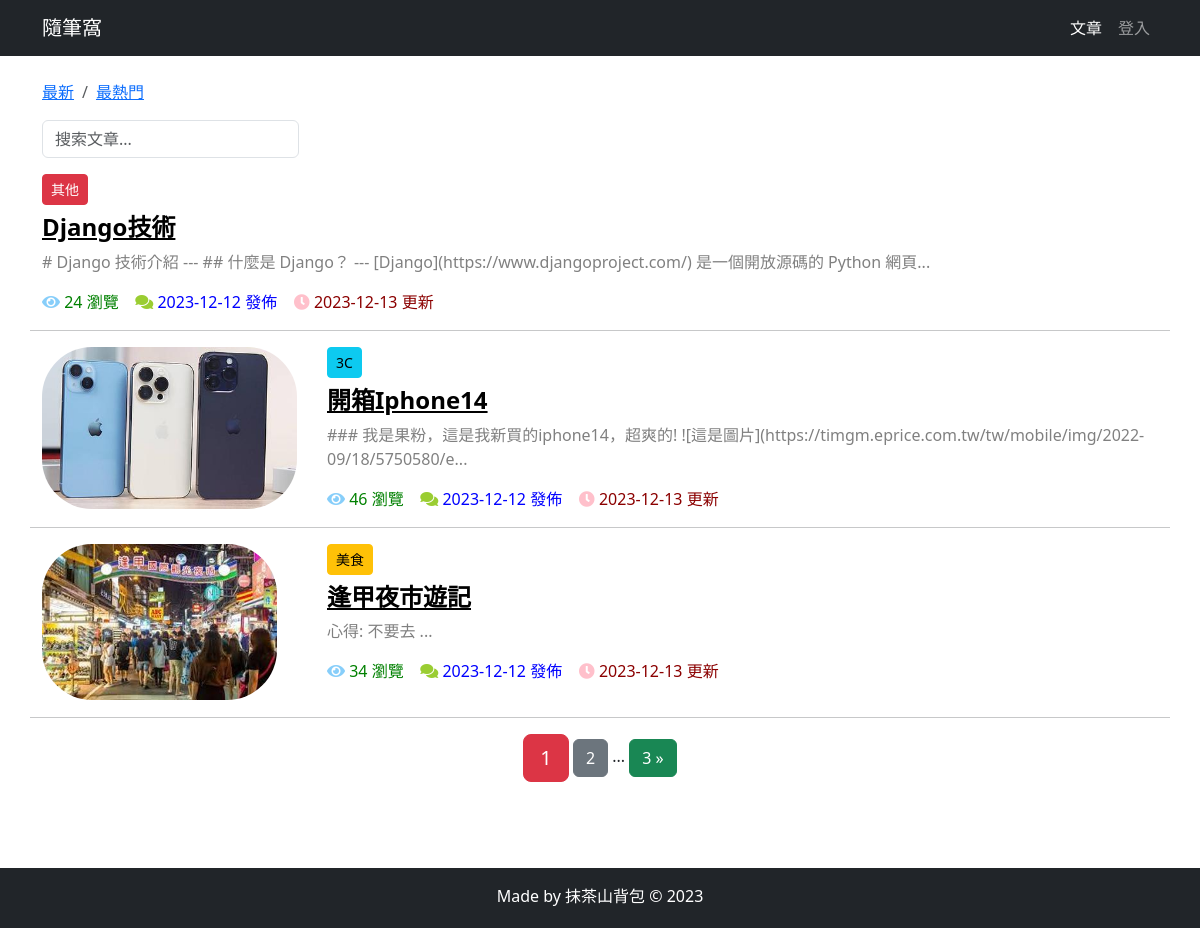
The page / on the database its author committed.
### article/models.py (models this page shows, shortened)
class ArticlePost(models.Model):
    author = models.ForeignKey(User, on_delete=models.CASCADE)
    title = models.CharField(max_length=100)
    body = models.TextField()
    created = models.DateTimeField(default=timezone.now)
    updated = models.DateTimeField(auto_now=True)
    column = models.ForeignKey(
        ArticleColumn,
        null=True,
        blank=True,
        on_delete=models.CASCADE,
        related_name='article'
    )
    avatar = models.ImageField(upload_to='article/%Y%m%d/', blank=True)
    total_views = models.PositiveIntegerField(default=0)
    class Meta:
        ordering = ('-created',)

class ArticleColumn(models.Model):
    title = models.CharField(max_length=100, blank=True)
    created = models.DateTimeField(default=timezone.now)
    def __str__(self):
        return self.title

### article/views.py (the view)
# urls.py: path('', article_list, name='home'),
def article_list(request):
    search = request.GET.get('search')
    order = request.GET.get('order')
    column = request.GET.get('column')
    article_list = ArticlePost.objects.all()
    if search:
        article_list = article_list.filter(
            Q(title__icontains=search) |
            Q(body__icontains=search)
        )
    else:
        search = ''
    if column is not None and column.isdigit():
        article_list = article_list.filter(column=column)
    if order == 'total_views':
        article_list = article_list.order_by('-total_views')
    paginator = Paginator(article_list, 3)
    page = request.GET.get('page')
    articles = paginator.get_page(page)
    context = {'articles': articles, 'order': order, 'search': search, 'column': column,
               }
    return render(request, 'article/list.html', context)

### templates/article/list.html (shortened to what this page needs)
{% extends "base.html" %}
{% load static %}
{% block content %}
<div class="container" >
    <br>
    <nav aria-label="breadcrumb">
        <ol class="breadcrumb">
            <li class="breadcrumb-item">
                <a href="{% url 'article:article_list' %}?search={{ search }}&column={{ column }}">
                    最新
                </a>
            </li>
            <li class="breadcrumb-item">
                <a href="{% url 'article:article_list' %}?order=total_views&search={{ search }}&column={{ column }}">
                    最熱門
                </a>
            </li>
        </ol>
    </nav>
    <div class="row">
        <div class="col-auto mr-auto">
            <form class="form-inline" >
                <input type="text"
                    class="form-control mb-2 mr-sm-2"
                    name="search"
                    placeholder="搜索文章..."
                    required
                >
            </form>
        </div>
    </div>
    <div class="row mt-2">
        {% for article in articles %}
            {% if article.avatar %}
            <div class="col-3">
                <img src="{{ article.avatar.url }}"
                    alt="avatar"
                    style="max-width:100%;max-height:90%;border-radius: 50px"
                >
            </div>
            {% endif %}
            <div class="col">
                {% if article.column %}
                <a  role="button"
                    href="{% url 'article:article_list' %}?column={{ article.column.id }}"
                    class="btn btn-sm mb-2
                            {% if article.column.title == '技術' %}
                                btn-primary
                            {% elif article.column.title == '旅遊' %}
                                btn-success
                            {% elif article.column.title == '其他' %}
                                btn-danger
                            {% elif article.column.title == '美食' %}
                                btn-warning
                            {% elif article.column.title == '3C' %}
                                btn-info
                            {% endif %}
                        "
                    >
                        {{ article.column }}
                      </a>
                {% endif %}
                <h4>
                    <b>
                        <a href="{% url 'article:article_detail' article.id %}"
                        style="color: black;"
                        >
                            {{ article.title }}
                        </a>
                    </b>
                </h4>
                <div>
                    <p style="color: gray;">
                        {{ article.body|slice:'100' }}...
                    </p>
                </div>
                <p>
                    <span style="color: green;">
                        <i class="fas fa-eye" style="color: lightskyblue;"></i>
                        {{ article.total_views }} 瀏覽&nbsp;&nbsp;&nbsp;
                    </span>
                    <span style="color: blue;">
                        <i class="fas fa-comments" style="color: yellowgreen;"></i>
                        {{ article.created|date:'Y-m-d' }} 發佈&nbsp;&nbsp;&nbsp;
                    </span>
                    <span style="color: darkred;">
                        <i class="fas fa-clock" style="color: pink;"></i>
                        {{ article.updated|date:'Y-m-d' }} 更新
                    </span>
                </p>
            </div>
            <hr style="width: 100%;"/>
        {% endfor %}
    </div>
    <div class="pagination" >
        <div class="m-auto">
            <span class="step-links">
                <span class="current btn btn-danger btn-lg">{{ articles.number }}</span>
                {% if articles.has_next %}
                <a href="?page={{ articles.next_page_number }}&order={{ order }}&search={{ search }}&column={{ column }}"
                class="btn btn-secondary"
             >
                    {{ articles.next_page_number }}
                </a>
                <span>...</span>
                <a href="?page={{ articles.paginator.num_pages }}&order={{ order }}&search={{ search }}&column={{ column }}"
                class="btn btn-success"
             >
                    {{ articles.paginator.num_pages }} &raquo;
                </a>
                {% endif %}
            </span>
        </div>
    </div>
</div>
{% endblock content %}

### templates/base.html (shortened to what this page needs)
{% load static %}
<!DOCTYPE html>
<html lang="zh-han">
<head>
    <link rel="stylesheet" href="{% static 'bootstrap/css/bootstrap.min.css' %}">
    <link rel="stylesheet" href="{% static 'md_css/monokai.css' %}">
    <link
      rel="stylesheet"
      href="https://cdn.jsdelivr.net/npm/@fortawesome/fontawesome-free@5.14.0/css/all.min.css"
    >
</head>
<body>
    {% include 'header.html' %}
    <div id = "wrapper">
      {% block content %}{% endblock content %}
      <div id = "push"></div>
    </div>
    {% include 'footer.html' %}
</body>
</html>

### templates/header.html (shortened to what this page needs)
<nav class="navbar navbar-expand-lg navbar-dark bg-dark">
    <div class="container">
        <a class="navbar-brand" href="{% url 'article:article_list'%}">隨筆窩</a>
        <div>
            <ul class="navbar-nav">
                <li class="nav-item">
                    <a class="nav-link" href="{% url 'article:article_list' %}" style = "color:white">文章</a>
                </li>
                {% if user.is_authenticated %}
                <div class="dropdown">
                    <a
                        class="btn btn-secondary dropdown-toggle"
                        href="#"
                        role="button"
                        id="dropdownMenuLink"
                        data-bs-toggle="dropdown"
                        aria-expanded="false"
                    >
                        {{ user.username }}
                    </a>
                    <ul class="dropdown-menu" aria-labelledby="dropdownMenuLink">
                        <li>
                            <a class="dropdown-item" href="#" onclick="user_delete()">刪除用戶</a>
                            <a class="dropdown-item" href='{% url "userprofile:logout" %}'>
                                退出登入
                            </a>
                            <a class="dropdown-item" href="{% url 'article:article_create' %}">
                                寫文章
                            </a>
                            <a class="dropdown-item" href='{% url "userprofile:edit" user.id %}'>個人信息</a>
                        </li>
                    </ul>
                </div>
                {% else %}
                <li class="nav-item">
                    <a class="nav-link" href="{% url 'userprofile:login' %}">登入</a>
                </li>
                {% endif %}
            </ul>
        </div>
    </div>
</nav>

### templates/footer.html
{% load static %}
<div>
    <br><br><br>
</div>
<footer class="py-3 bg-dark" id="footer">
    <div class="container">
        <p class="m-0 text-center text-white">Made by 抹茶山背包 &copy; 2023</p>
    </div>
</footer>

### templates/base.html (style rules this page uses)
html, body { height: 100%; margin: 0; }
#wrapper { min-height: 100%; margin-bottom: -60px; }
#footer, #push { height: 60px; }

### rows shown on the page
ArticlePost: column "其他", title "Django技術", body "# Django 技術介紹 --- ## 什麼是 Django？ --- [Django](https://www.djangoproject.com/) 是一個開放源碼的 Python 網頁", total_views "24", created "2023-12-12", updated "2023-12-13"
ArticlePost: avatar (picture), column "3C", title "開箱Iphone14", body "### 我是果粉，這是我新買的iphone14，超爽的! ![這是圖片](https://timgm.eprice.com.tw/tw/mobile/img/2022-09/18/5750580/e", total_views "46", created "2023-12-12", updated "2023-12-13"
ArticlePost: avatar (picture), column "美食", title "逢甲夜市遊記", body "心得: 不要去", total_views "34", created "2023-12-12", updated "2023-12-13"

### other values the page prints
{{ articles.number }} "1"
{{ articles.next_page_number }} "2"
{{ articles.paginator.num_pages }} "3"
